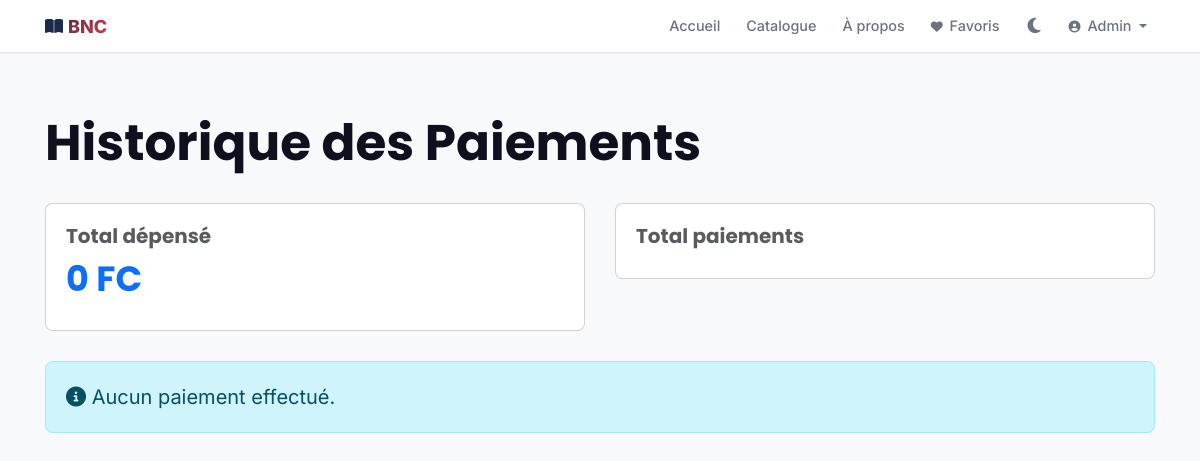
/fr/user/payments/ (signed in), run on an earlier commit of the app's database.
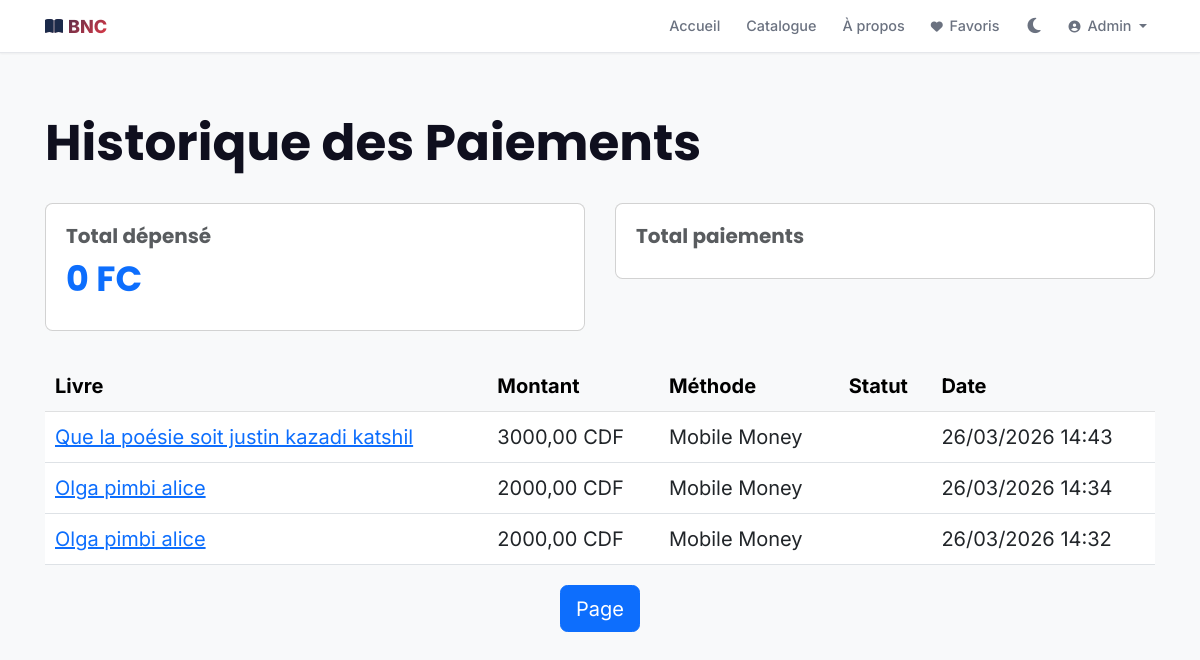
And on a later commit of the database.
### catalogue/models.py (models this page shows, shortened)
class Payment(models.Model):
    STATUS_CHOICES = [
        ("pending", _("En attente")),
        ("completed", _("Complété")),
        ("failed", _("Échoué")),
        ("refunded", _("Remboursé")),
    ]
    METHOD_CHOICES = [
        ("credit_card", _("Carte de crédit")),
        ("paypal", _("PayPal")),
        ("mobile_money", _("Mobile Money")),
        ("card", _("Carte bancaire")),
        ("airtel_money", _("Airtel Money")),
        ("mpesa", _("M-Pesa")),
        ("orange_money", _("Orange Money RDC")),
        ("bank_transfer", _("Virement bancaire")),
        ("moneroo", _("Moneroo")),
        ("other", _("Autre")),
    ]
    PROVIDER_CHOICES = [
        ("airtel", _("Airtel Money")),
        ("mpesa", _("M-Pesa")),
        ("orange", _("Orange Money")),
    ]
    id = models.UUIDField(primary_key=True, default=uuid.uuid4, editable=False)
    user = models.ForeignKey(
        settings.AUTH_USER_MODEL,
        on_delete=models.CASCADE,
        related_name="payments"
    )
    book = models.ForeignKey(Book, on_delete=models.CASCADE, related_name="payments")
    amount = models.DecimalField(
        _("Montant"),
        max_digits=10,
        decimal_places=2,
        validators=[MinValueValidator(0)]
    )
    currency = models.CharField(_("Devise"), max_length=3, default="CDF")
    transaction_id = models.CharField(_("ID de transaction"), max_length=255, unique=True)
    external_transaction_id = models.CharField(
        _("ID de transaction externe"),
        max_length=255,
        blank=True,
        help_text="ID de transaction du fournisseur de paiement (Stripe, PayPal, etc.)"
    )
    status = models.CharField(
        _("Statut"),
        max_length=20,
        choices=STATUS_CHOICES,
        default="pending"
    )
    payment_method = models.CharField(
        _("Méthode de paiement"),
        max_length=50,
        choices=METHOD_CHOICES,
        default="credit_card"
    )
    receipt_url = models.FileField(
        _("Reçu"),
        upload_to="receipts/%Y/%m/",
        null=True,
        blank=True
    )
    created_at = models.DateTimeField(_("Créé"), auto_now_add=True)
    updated_at = models.DateTimeField(_("Modifié"), auto_now=True)
    paid_at = models.DateTimeField(_("Payé"), null=True, blank=True)
    mobile_money_provider = models.CharField(
        _("Fournisseur Mobile Money"),
        max_length=20,
        choices=PROVIDER_CHOICES,
        null=True,
        blank=True,
        help_text="Airtel, M-Pesa, ou Orange Money"
    )
    phone_number = models.CharField(
        _("Numéro de téléphone"),
        max_length=20,
        null=True,
        blank=True,
        help_text="Format: +256xxxxxxxxx (Airtel), +254xxxxxxxxx (M-Pesa), +243xxxxxxxxx (Orange RDC)"
    )
    merchant_request_id = models.CharField(
        _("ID requête marchand"),
        max_length=255,
        null=True,
        blank=True,
        help_text="ID interne pour suivi"
    )
    checkout_request_id = models.CharField(
        _("ID requête checkout"),
        max_length=255,
        null=True,
        blank=True,
        help_text="ID fourni par le provider pour polling du statut"
    )
    webhook_data = models.JSONField(
        _("Données webhook"),
        null=True,
        blank=True,
        help_text="Réponse brute du webhook du provider"
    )
    class Meta:
        verbose_name = _("Paiement")
        verbose_name_plural = _("Paiements")
        ordering = ["-created_at"]
        indexes = [
            models.Index(fields=["user", "book"]),
            models.Index(fields=["status"]),
            models.Index(fields=["transaction_id"]),
        ]

class Book(models.Model):
    GENRE_CHOICES = [
        ("articles", _("Articles")),
        ("magasin", _("Magasin")),
        ("revues_scientifiques", _("Revues Scientifiques")),
        ("geographie_histoires", _("Géographie et Histoires")),
        ("theories_litteraires", _("Théories Littéraires")),
        ("tourisme", _("Tourisme")),
        ("hotellerie", _("Hôtellerie")),
        ("sport", _("Sport")),
        ("loisir", _("Loisir")),
        ("dev_personnel", _("Développement Personnel")),
        ("fiction", _("Fiction")),
        ("non_fiction", _("Non-fiction")),
        ("science", _("Science")),
        ("biography", _("Biographie")),
        ("poetry", _("Poésie")),
        ("other", _("Autre")),
    ]
    LANGUAGE_CHOICES = [
        ("fr", _("Français")),
        ("en", _("Anglais")),
        ("ar", _("Arabe")),
        ("de", _("Allemand")),
        ("es", _("Espagnol")),
        ("pt", _("Portugais")),
        ("sw", _("Swahili")),
        ("other", _("Autre")),
    ]
    id = models.UUIDField(primary_key=True, default=uuid.uuid4, editable=False)
    title = models.CharField(_("Titre"), max_length=255)
    description = models.TextField(_("Description"), blank=True)
    isbn = models.CharField(_("ISBN"), max_length=20, unique=True)
    pages_count = models.PositiveIntegerField(_("Nombre de pages"), null=True, blank=True)
    publication_date = models.DateField(_("Date de publication"), null=True, blank=True)
    language = models.CharField(
        _("Langue"),
        max_length=10,
        choices=LANGUAGE_CHOICES,
        default="fr"
    )
    genre = models.CharField(
        _("Genre"),
        max_length=50,
        choices=GENRE_CHOICES,
        default="other"
    )
    cover = models.ImageField(
        _("Couverture"),
        upload_to="books/covers/%Y/%m/",
        null=True,
        blank=True
    )
    pdf_file = models.FileField(
        _("Fichier PDF"),
        upload_to="books/pdf/%Y/%m/",
        null=True,
        blank=True
    )
    epub_file = models.FileField(
        _("Fichier EPUB"),
        upload_to="books/epub/%Y/%m/",
        null=True,
        blank=True
    )
    price = models.DecimalField(
        _("Prix"),
        max_digits=8,
        decimal_places=2,
        default=0,
        validators=[MinValueValidator(0)]
    )
    discount_percentage = models.IntegerField(
        _("Pourcentage de réduction"),
        default=0,
        validators=[MinValueValidator(0), MaxValueValidator(100)]
    )
    is_paid = models.BooleanField(_("Payant"), default=False)
    free_pages_count = models.PositiveIntegerField(
        _("Nombre de pages libres"),
        default=15,
        help_text=_("Nombre de pages accessibles gratuitement (0 = aucune preview)")
    )
    downloads_count = models.PositiveIntegerField(_("Nombre de téléchargements"), default=0)
    reads_count = models.PositiveIntegerField(_("Nombre de lectures"), default=0)
    rating = models.DecimalField(
        _("Note"),
        max_digits=3,
        decimal_places=2,
        default=0,
        validators=[MinValueValidator(0), MaxValueValidator(5)]
    )
    rating_count = models.PositiveIntegerField(_("Nombre d'évaluations"), default=0)
    authors = models.ManyToManyField(Author, through="AuthorBook", related_name="books", blank=True)
    libraries = models.ManyToManyField(Library, through="LibraryBook", related_name="books", blank=True)
    is_published = models.BooleanField(_("Publié"), default=True)
    created_at = models.DateTimeField(_("Créé"), auto_now_add=True)
    updated_at = models.DateTimeField(_("Modifié"), auto_now=True)
    class Meta:
        verbose_name = _("Livre")
        verbose_name_plural = _("Livres")
        ordering = ["-created_at"]
        indexes = [
            models.Index(fields=["isbn"]),
            models.Index(fields=["title"]),
            models.Index(fields=["is_published"]),
            models.Index(fields=["genre"]),
        ]

### users/views.py (the view)
# urls.py: path('payments/', views.payment_history_view, name='payment_history'),
@login_required(login_url='users:login')
def payment_history_view(request):
    payments = Payment.objects.filter(user=request.user).select_related('book').order_by('-created_at')
    total_spent = sum(p.amount for p in payments if p.status == 'COMPLETED')
    context = {
        'payments': payments,
        'total_spent': total_spent,
    }
    return render(request, 'user/payments.html', context)

### catalogue/context_processors.py (called while the page is built)
def site_configuration(request):
    return {
        'site_config': SiteConfiguration.load()
    }

def featured_books(request):
    try:
        books = Book.objects.annotate(
            popularity_score = (
                Coalesce(F('reads_count'), 0) * 0.3 +
                Coalesce(F('downloads_count'), 0) * 0.4 +
                (Coalesce(F('rating'), 0) * 30)
            )
        ).filter(is_published=True).order_by('-popularity_score', '-created_at')[:8]
    except Exception:
        books = Book.objects.filter(is_published=True).order_by('-created_at')[:8]
    return {'featured_books': books}

def site_categories(request):
    try:
        categories = Category.objects.all()[:10]
    except Exception:
        categories = []
    return {'site_categories': categories}

def social_links(request):
    try:
        links = LienSocial.objects.filter(is_active=True)
    except Exception:
        links = []
    return {'liens_sociaux': links}

### catalogue/models.py (called while the page is built)
    @classmethod
    def load(cls):
        obj, created = cls.objects.get_or_create(pk=1)
        return obj

### templates/user/payments.html (shortened to what this page needs)
{% extends 'base.html' %}
{% block content %}
<div class="container my-5">
    <div class="row">
        <div class="col-md-12">
            <h1 class="mb-4">Historique des Paiements</h1>
            <div class="row mb-4">
                <div class="col-md-6">
                    <div class="card">
                        <div class="card-body">
                            <h6 class="card-title text-muted">Total dépensé</h6>
                            <h3 class="text-primary">{{ total_spent|floatformat:0 }} FC</h3>
                        </div>
                    </div>
                </div>
                <div class="col-md-6">
                    <div class="card">
                        <div class="card-body">
                            <h6 class="card-title text-muted">Total paiements</h6>
                        </div>
                    </div>
                </div>
            </div>
            {% if payments %}
                <div class="table-responsive">
                    <table class="table table-hover">
                        <thead class="table-light">
                            <tr>
                                <th>Livre</th>
                                <th>Montant</th>
                                <th>Méthode</th>
                                <th>Statut</th>
                                <th>Date</th>
                            </tr>
                        </thead>
                        <tbody>
                            {% for payment in payments %}
                                <tr>
                                    <td>
                                        <a href="{% url 'catalogue:book_detail' payment.book.id %}">
                                            {{ payment.book.title }}
                                        </a>
                                    </td>
                                    <td>{{ payment.amount }} {{ payment.currency }}</td>
                                    <td>{{ payment.get_payment_method_display }}</td>
                                    <td>
                                    </td>
                                    <td>{{ payment.created_at|date:"d/m/Y H:i" }}</td>
                                </tr>
                            {% endfor %}
                        </tbody>
                    </table>
                </div>
                <nav aria-label="Page navigation">
                    <ul class="pagination justify-content-center">
                        <li class="page-item active">
                            <span class="page-link">Page {{ payments.number }}</span>
                        </li>
                    </ul>
                </nav>
            {% else %}
                <div class="alert alert-info">
                    <i class="fas fa-info-circle"></i> Aucun paiement effectué.
                </div>
            {% endif %}
        </div>
    </div>
</div>
{% endblock %}

What changed in the data, as far as the page shows it:
added Payment: book "Que la poésie soit justin kazadi katshil", amount "3000,00", currency "CDF", payment_method "Mobile Money", created_at "26/03/2026 14:43"
added Payment: book "Olga pimbi alice", amount "2000,00", currency "CDF", payment_method "Mobile Money", created_at "26/03/2026 14:34"
added Payment: book "Olga pimbi alice", amount "2000,00", currency "CDF", payment_method "Mobile Money", created_at "26/03/2026 14:32"
Also different on the page:
text no longer shown: "Aucun paiement effectué."
text now shown: "Livre Montant Méthode Statut Date Page"
